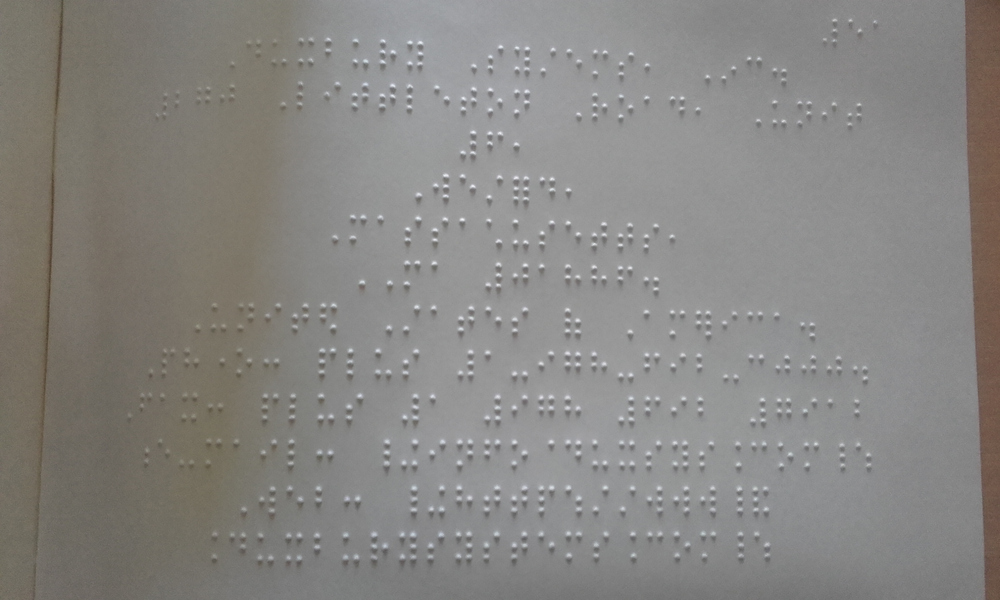
%> input picture Axel/Hough/braille1.png, 1000 x 600 px, shrunk from 2560 x 1536 before the run
$ octave cercles.m   (GNU Octave 9; MATLAB toolbox functions it lacks are replaced by stand-ins)
%> lines starting %> are read from the running program, lines starting %| are printed output that depends on the picture
clear all; close all; clc;

%%Récupération de l'image
I = im2double(imread('braille1.png'));
I_rgb = rgb2gray(I);

%%Debruitage
%Top hat avec un disque de 8 pixels comme élément structurant
se = strel('disk',8);
I_th = imtophat(I_rgb,se).*255;
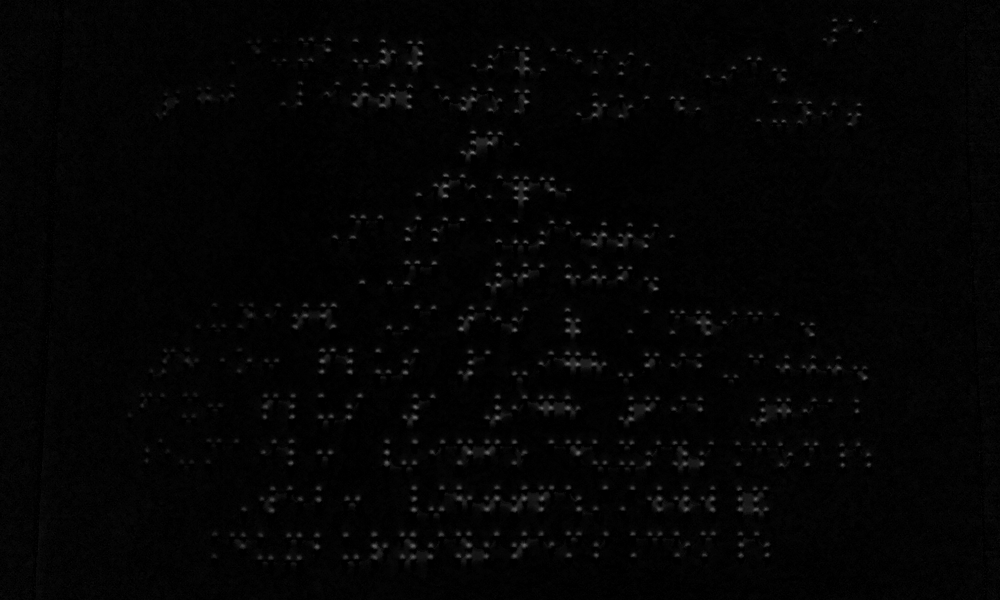
%> I_th: size 600x1000 double; min 0, max 120, mean 4.4
%Seuillage
th_seuil = (I_th>9).*I_th;

%%Recherche des cercles
[c1,r1] = imfindcircles(th_seuil,[4 40]);
%> c1 = 58 rows, first 12: [445.9 191.3; 464.6 105; 649.6 363; 577.5 450.1; 659.8 503.3; 383.1 101.4; 384.3 57.66; 706.8 327.1; 488.1 505.8; 686.7 503.6; 654.8 285.8; 489 449.1]; r1 = 58 values, max 34.97 at index 51, min 4 at index 50, mean 8.23

%%Affichage
figure(1)
hold on;
imshow(I);
viscircles(c1,max(r1)*ones(size(r1))-2,'EdgeColor','b');
sgtitle('Image d''origine et mise en évidence des points')
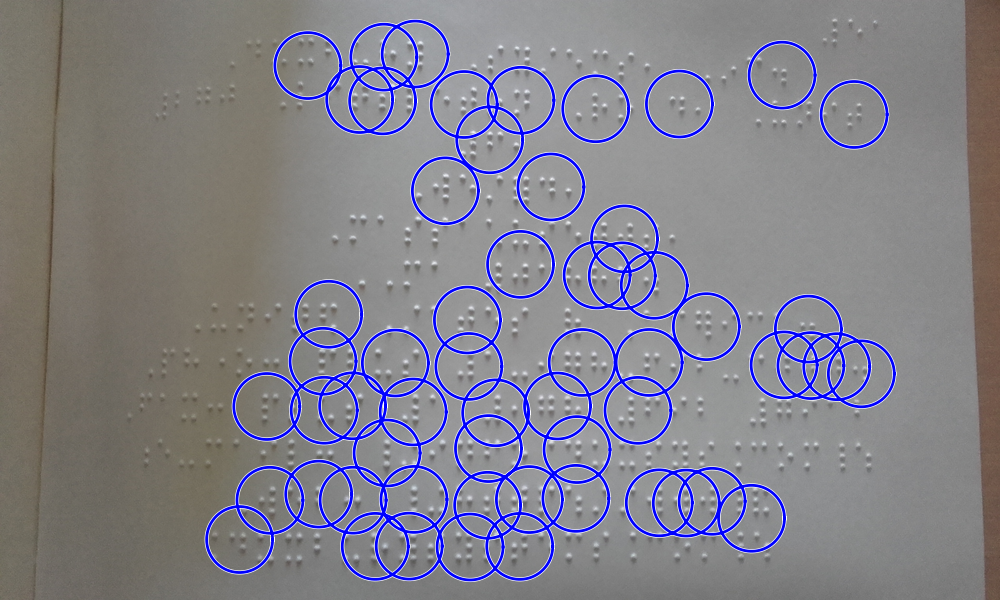
%> figure redrawn from the program's plot data

$ run again, with Axel/Hough/braille2.png copied over Axel/Hough/braille1.png
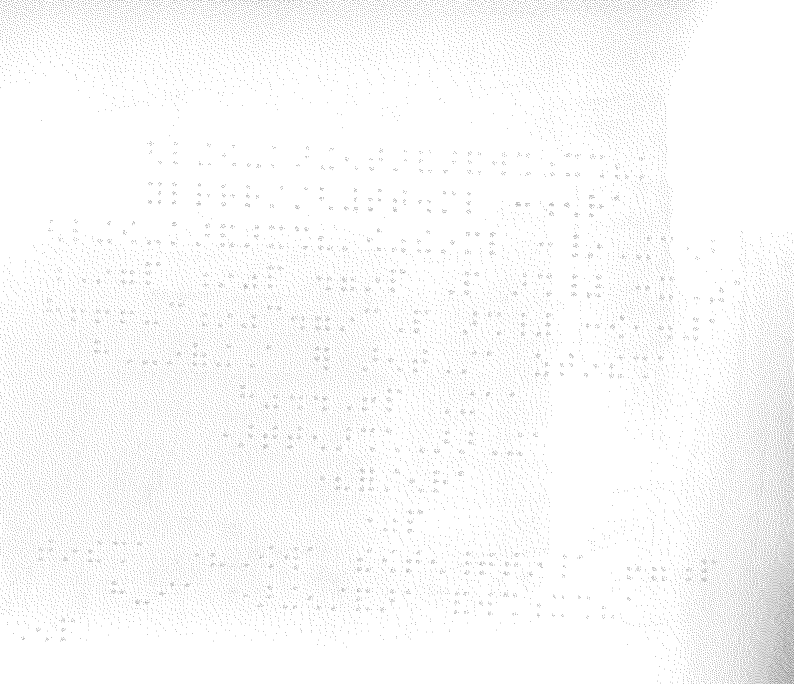
%> input picture Axel/Hough/braille2.png, 794 x 684 px
%> `I_th = imtophat(I_rgb,se).*255;`:
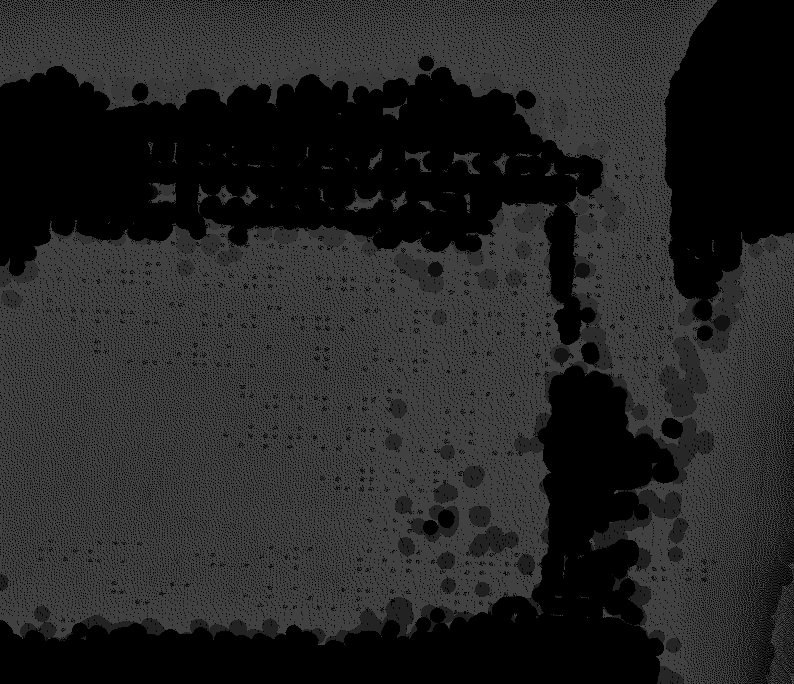
%> I_th: size 684x794 double; min 0, max 102, mean 37.2
%> c1 = 27 rows, first 12: [249.4 198; 225.6 195.9; 399.2 202.1; 635.4 427.9; 61.82 630.6; 590.1 369.2; 329 79.14; 503.1 164.1; 185.2 626.9; 427.7 206.6; 535.7 576.2; 638.5 575]; r1 = 27 values, max 38.61 at index 19, min 4.51 at index 6, mean 9.56
%> `sgtitle('Image d''origine et mise en évidence des points')`:
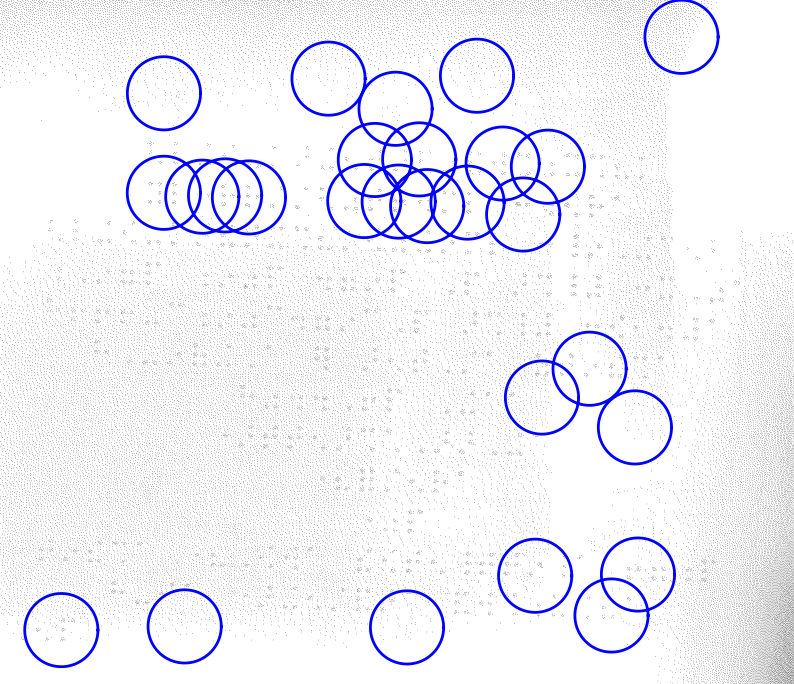
%> figure redrawn from the program's plot data
